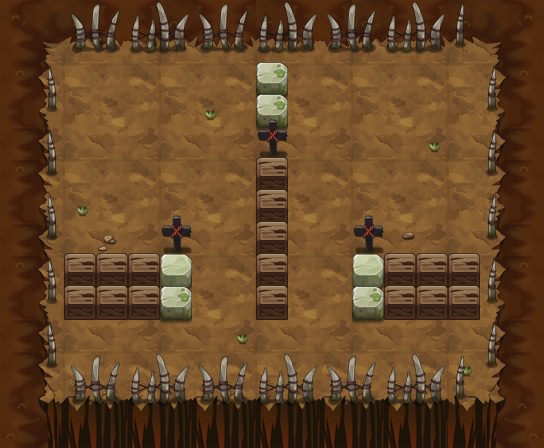

This is a level from a 2D game, rendered from its Tiled map with the project's own tilesets. A one-line summary and the map file follow, with tile-layer data summarised:
An orthogonal 17x14 tile map with 32x32 px tiles, 14 tile layers (PASS, 块层 2, 块层 5, 块层 3, ...) and 26 objects (22x TRAP, 3x yjsw3, PLAYER).

<map version="1.0" orientation="orthogonal" width="17" height="14" tilewidth="32" tileheight="32">
 <properties>
  <property name="DESTRY1" value="25" />
  <property name="DESTRY2" value="27" />
  <property name="DESTRY_COUNT" value="2" />
  <property name="EXP" value="950" />
  <property name="ITEM" value="D034" />
  <property name="MONEY" value="1425" />
 </properties>
 <tileset firstgid="1" name="yjbl" tilewidth="32" tileheight="32">
  <image source="yjbl.png" width="450" height="600" />
 </tileset>
 <layer name="PASS" width="17" height="14">
  <data>[238 cells, 136 non-empty, 10 distinct tile ids]</data>
 </layer>
 <layer name="块层 2" width="17" height="14">
  <data>[238 cells, 238 non-empty, 31 distinct tile ids]</data>
 </layer>
 <layer name="块层 5" width="17" height="14">
  <data>[238 cells, 6 non-empty, 2 distinct tile ids]</data>
 </layer>
 <layer name="块层 3" width="17" height="14">
  <data>[238 cells, 66 non-empty, 13 distinct tile ids]</data>
 </layer>
 <layer name="块层 6" width="17" height="14">
  <data>[238 cells, 26 non-empty, 4 distinct tile ids]</data>
 </layer>
 <layer name="SHELTER 11" width="17" height="14">
  <data>[238 cells, 13 non-empty, 5 distinct tile ids]</data>
 </layer>
 <layer name="SHELTER 8" width="17" height="14">
  <data>[238 cells, 9 non-empty, 2 distinct tile ids]</data>
 </layer>
 <layer name="SHELTER 7" width="17" height="14">
  <data>[238 cells, 9 non-empty, 2 distinct tile ids]</data>
 </layer>
 <layer name="SHELTER 6" width="17" height="14">
  <data>[238 cells, 3 non-empty, 2 distinct tile ids]</data>
 </layer>
 <layer name="SHELTER 5" width="17" height="14">
  <data>[238 cells, 1 non-empty, 1 distinct tile ids]</data>
 </layer>
 <layer name="SHELTER 4" width="17" height="14">
  <data>[238 cells, 1 non-empty, 1 distinct tile ids]</data>
 </layer>
 <layer name="SHELTER 3" width="17" height="14">
  <data>[238 cells, 1 non-empty, 1 distinct tile ids]</data>
 </layer>
 <layer name="SHELTER 2" width="17" height="14">
  <data>[238 cells, 1 non-empty, 1 distinct tile ids]</data>
 </layer>
 <layer name="SHELTER 1" width="17" height="14">
  <data>[238 cells, 1 non-empty, 1 distinct tile ids]</data>
 </layer>
 <objectgroup name="对象层 1" width="17" height="14">
  <object name="PLAYER" type="PLAYER" x="128" y="64" width="32" height="32" />
  <object name="yjsw3" x="128" y="352" width="32" height="32">
   <properties>
    <property name="lua_ai" value="monster_yjsw_ai" />
    <property name="quality" value="yjsw3.quality" />
   </properties>
  </object>
  <object name="yjsw3" x="352" y="320" width="32" height="32">
   <properties>
    <property name="lua_ai" value="monster_yjsw_ai" />
    <property name="quality" value="yjsw3.quality" />
   </properties>
  </object>
  <object name="yjsw3" x="384" y="128" width="32" height="32">
   <properties>
    <property name="lua_ai" value="monster_yjsw_ai" />
    <property name="quality" value="yjsw3.quality" />
   </properties>
  </object>
  <object name="belt_up" type="TRAP" x="192" y="288" width="32" height="32">
   <properties>
    <property name="lua_ai" value="trap_belt_up_ai" />
    <property name="trap_ani" value="belt_up.actor" />
    <property name="trap_floor" value="true" />
   </properties>
  </object>
  <object name="belt_up" type="TRAP" x="192" y="256" width="32" height="32">
   <properties>
    <property name="lua_ai" value="trap_belt_up_ai" />
    <property name="trap_ani" value="belt_up.actor" />
    <property name="trap_floor" value="true" />
   </properties>
  </object>
  <object name="belt_up" type="TRAP" x="192" y="224" width="32" height="32">
   <properties>
    <property name="lua_ai" value="trap_belt_up_ai" />
    <property name="trap_ani" value="belt_up.actor" />
    <property name="trap_floor" value="true" />
   </properties>
  </object>
  <object name="belt_up" type="TRAP" x="192" y="192" width="32" height="32">
   <properties>
    <property name="lua_ai" value="trap_belt_up_ai" />
    <property name="trap_ani" value="belt_up.actor" />
    <property name="trap_floor" value="true" />
   </properties>
  </object>
  <object name="belt_up" type="TRAP" x="192" y="160" width="32" height="32">
   <properties>
    <property name="lua_ai" value="trap_belt_up_ai" />
    <property name="trap_ani" value="belt_up.actor" />
    <property name="trap_floor" value="true" />
   </properties>
  </object>
  <object name="belt_up" type="TRAP" x="320" y="288" width="32" height="32">
   <properties>
    <property name="lua_ai" value="trap_belt_up_ai" />
    <property name="trap_ani" value="belt_up.actor" />
    <property name="trap_floor" value="true" />
   </properties>
  </object>
  <object name="belt_up" type="TRAP" x="320" y="256" width="32" height="32">
   <properties>
    <property name="lua_ai" value="trap_belt_up_ai" />
    <property name="trap_ani" value="belt_up.actor" />
    <property name="trap_floor" value="true" />
   </properties>
  </object>
  <object name="belt_up" type="TRAP" x="320" y="224" width="32" height="32">
   <properties>
    <property name="lua_ai" value="trap_belt_up_ai" />
    <property name="trap_ani" value="belt_up.actor" />
    <property name="trap_floor" value="true" />
   </properties>
  </object>
  <object name="belt_up" type="TRAP" x="320" y="192" width="32" height="32">
   <properties>
    <property name="lua_ai" value="trap_belt_up_ai" />
    <property name="trap_ani" value="belt_up.actor" />
    <property name="trap_floor" value="true" />
   </properties>
  </object>
  <object name="belt_up" type="TRAP" x="320" y="160" width="32" height="32">
   <properties>
    <property name="lua_ai" value="trap_belt_up_ai" />
    <property name="trap_ani" value="belt_up.actor" />
    <property name="trap_floor" value="true" />
   </properties>
  </object>
  <object name="belt_down" type="TRAP" x="224" y="160" width="32" height="32">
   <properties>
    <property name="lua_ai" value="trap_belt_down_ai" />
    <property name="trap_ani" value="belt_down.actor" />
    <property name="trap_floor" value="true" />
   </properties>
  </object>
  <object name="belt_down" type="TRAP" x="224" y="192" width="32" height="32">
   <properties>
    <property name="lua_ai" value="trap_belt_down_ai" />
    <property name="trap_ani" value="belt_down.actor" />
    <property name="trap_floor" value="true" />
   </properties>
  </object>
  <object name="belt_down" type="TRAP" x="224" y="224" width="32" height="32">
   <properties>
    <property name="lua_ai" value="trap_belt_down_ai" />
    <property name="trap_ani" value="belt_down.actor" />
    <property name="trap_floor" value="true" />
   </properties>
  </object>
  <object name="belt_down" type="TRAP" x="224" y="256" width="32" height="32">
   <properties>
    <property name="lua_ai" value="trap_belt_down_ai" />
    <property name="trap_ani" value="belt_down.actor" />
    <property name="trap_floor" value="true" />
   </properties>
  </object>
  <object name="belt_down" type="TRAP" x="224" y="288" width="32" height="32">
   <properties>
    <property name="lua_ai" value="trap_belt_down_ai" />
    <property name="trap_ani" value="belt_down.actor" />
    <property name="trap_floor" value="true" />
   </properties>
  </object>
  <object name="belt_down" type="TRAP" x="288" y="160" width="32" height="32">
   <properties>
    <property name="lua_ai" value="trap_belt_down_ai" />
    <property name="trap_ani" value="belt_down.actor" />
    <property name="trap_floor" value="true" />
   </properties>
  </object>
  <object name="belt_down" type="TRAP" x="288" y="192" width="32" height="32">
   <properties>
    <property name="lua_ai" value="trap_belt_down_ai" />
    <property name="trap_ani" value="belt_down.actor" />
    <property name="trap_floor" value="true" />
   </properties>
  </object>
  </objectgroup>
</map>
<!-- 5 of 26 objects omitted -->
